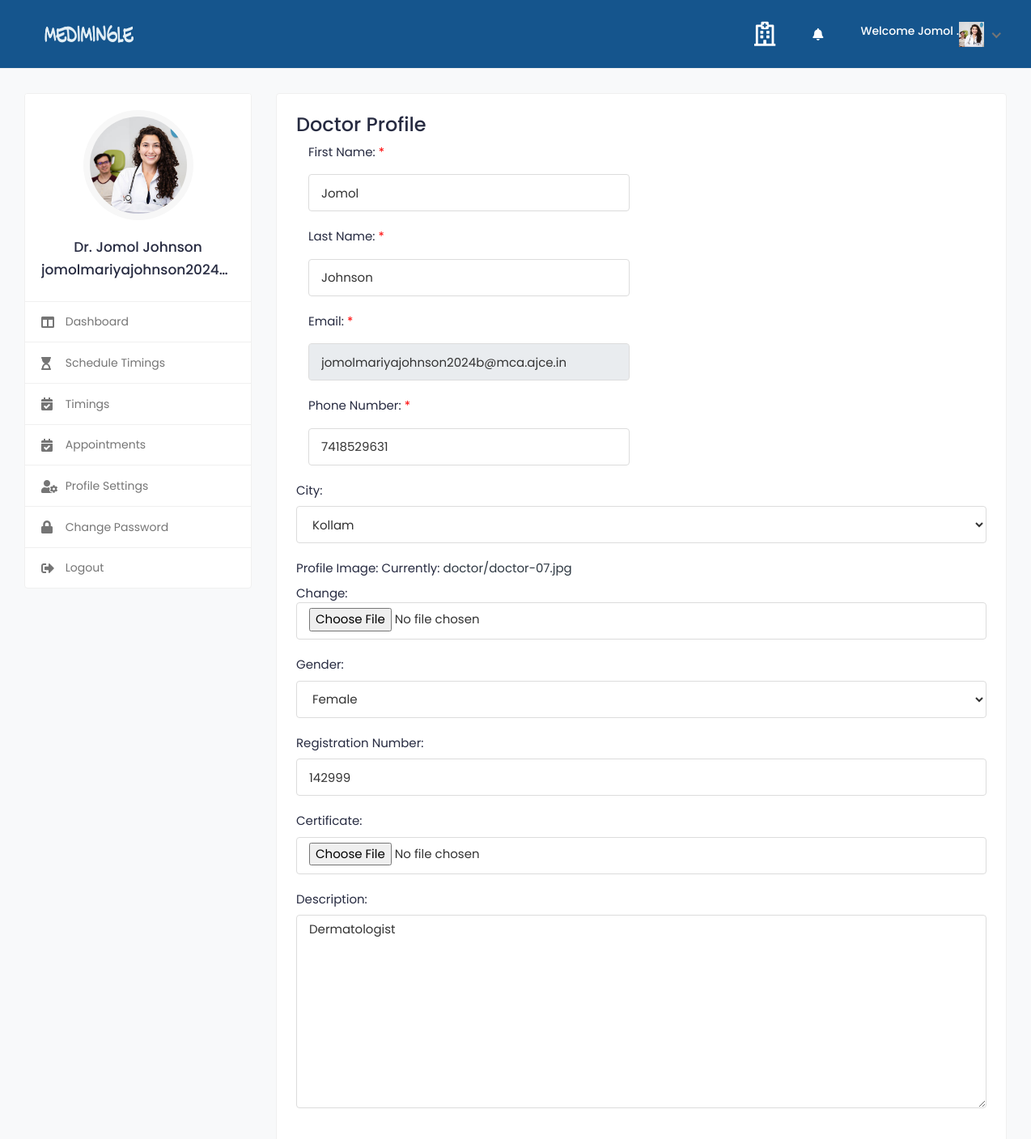
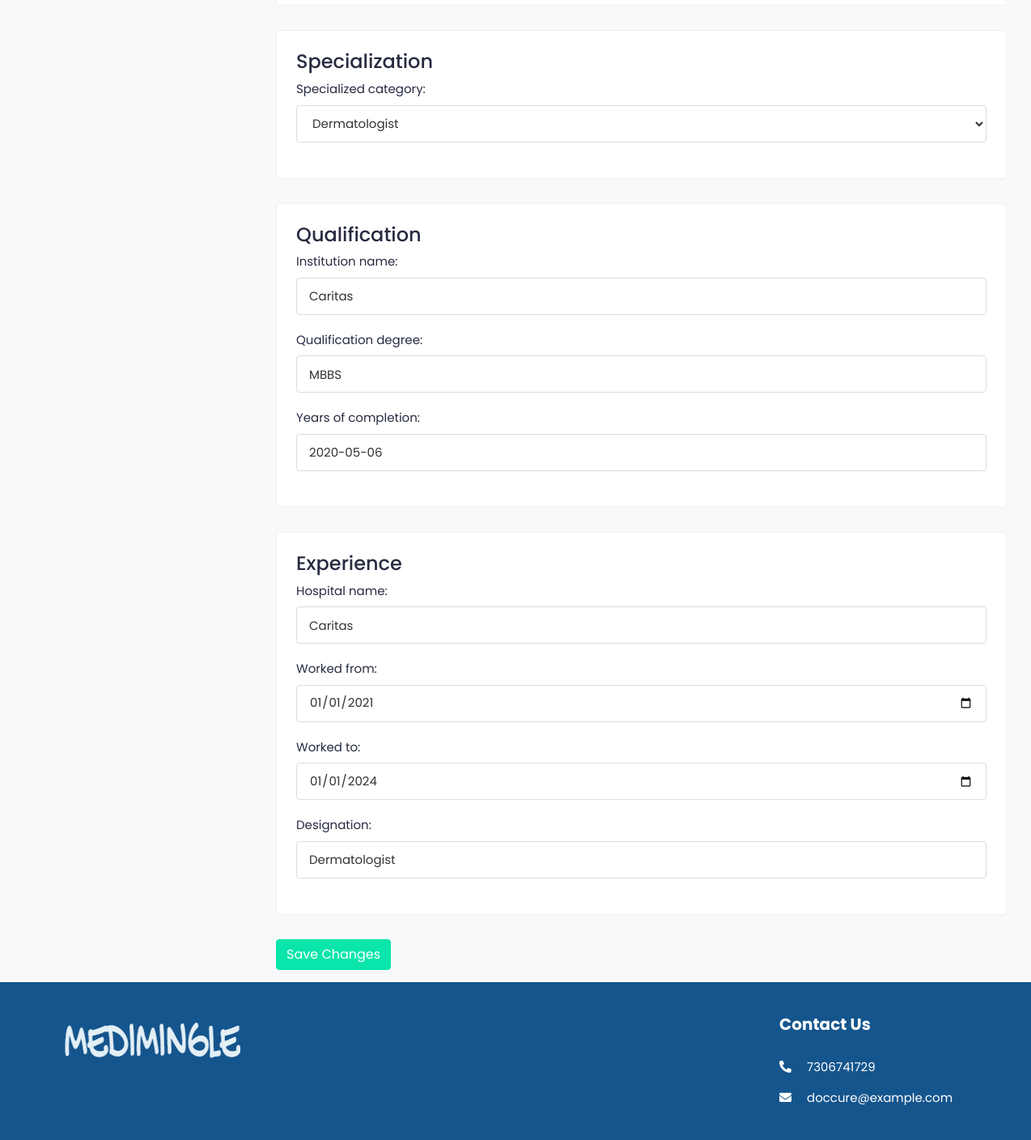
The page /doctor_profile_settings/ (signed in) on the database as committed earlier (2 pictures, top to bottom).
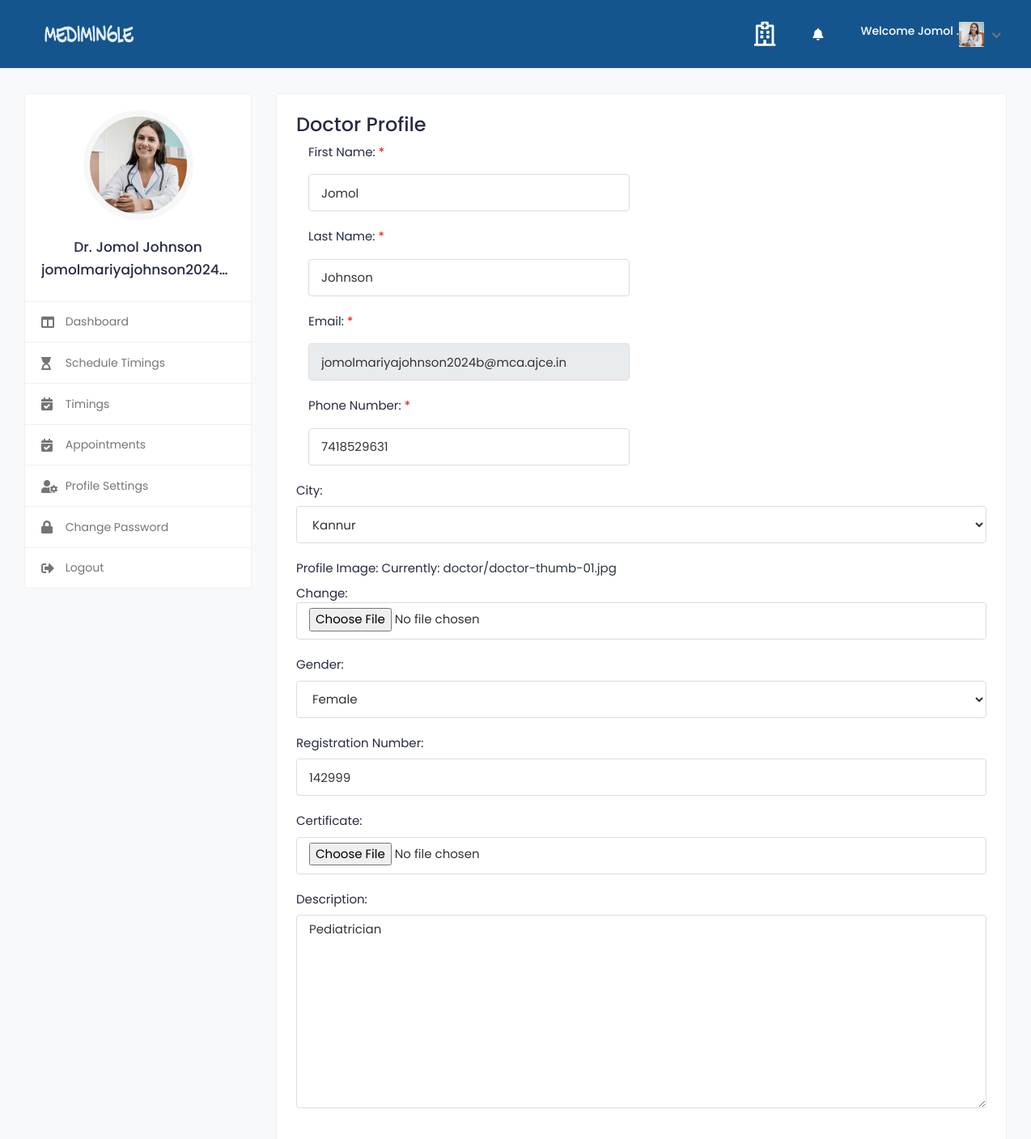
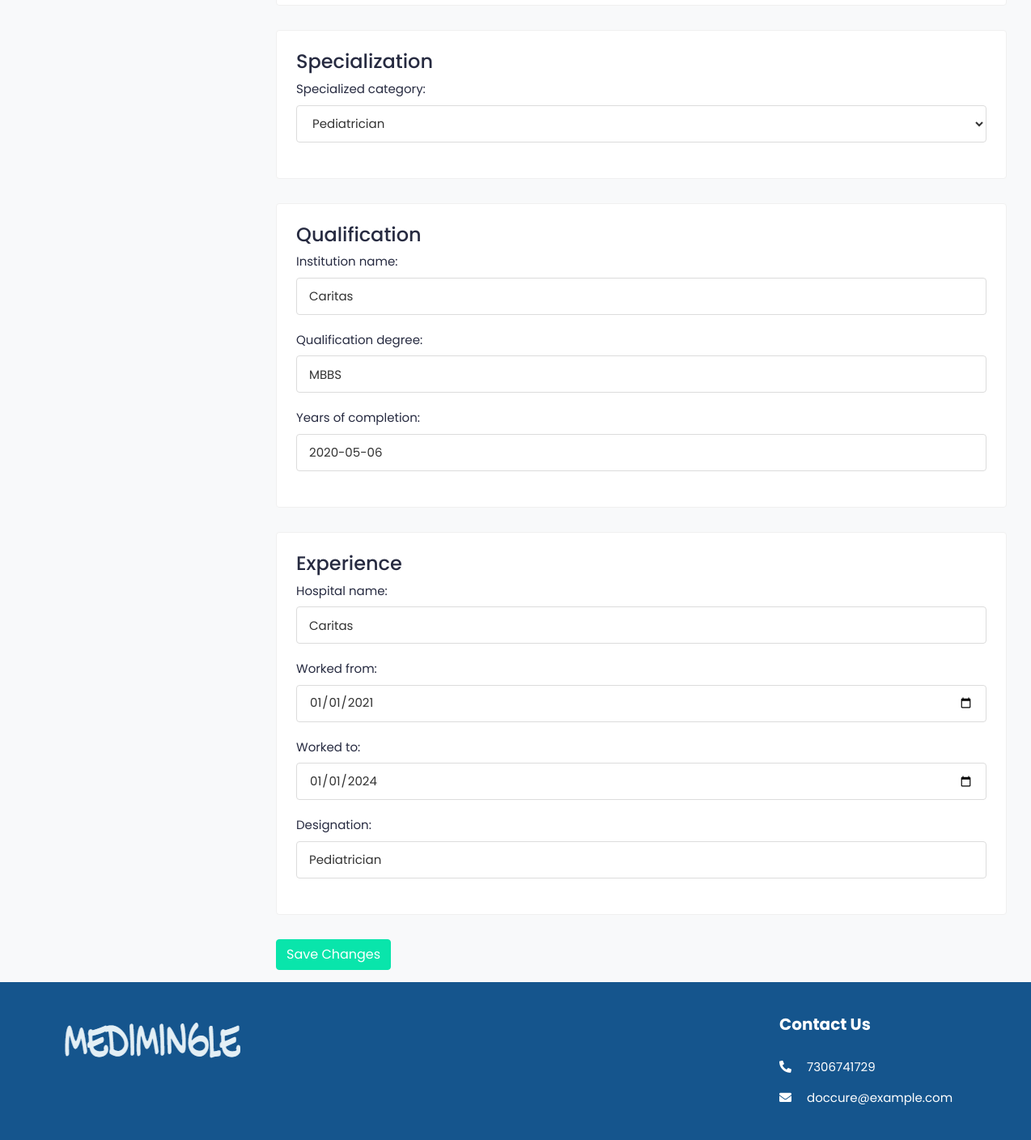
The same page on the database as committed later (2 pictures, top to bottom).
### medi/models.py (models this page shows, shortened)
class tbl_user(AbstractUser):
    email=models.EmailField(unique=True)
    phone_number=models.CharField(max_length=15, null=True)
    USER_TYPE_CHOICES = (
        ('patient', 'Patient'),('doctor', 'Doctor'),
    )
    user_type = models.CharField(
        max_length=10,
        choices=USER_TYPE_CHOICES,
        default='patient',
    )
    is_email_verified = models.BooleanField(default=False)
    email_verification_token = models.CharField(max_length=255, blank=True, null=True)
    status= models.BooleanField(default=False)

class Doctor(models.Model):
    user = models.OneToOneField(tbl_user, on_delete=models.CASCADE)
    city  = models.CharField(max_length=50,null=True,blank=True)
    profile_image = models.ImageField(upload_to='doctor/',default='default.png')
    gender = models.CharField(max_length=10, blank=True)
    description = models.TextField(blank=True)
    date_joined = models.DateTimeField(default=datetime.now, blank=True)
    consulting_fee = models.DecimalField(max_digits=10, decimal_places=2,blank=True,null=True)
    registration_number = models.CharField(max_length=50, null=True, blank=True)
    certificate = models.FileField(upload_to='certificates/', null=True, blank=True)

class DoctorSpecialization(models.Model):
    doctor = models.ForeignKey(Doctor, on_delete=models.CASCADE, null=True)
    specialized_category  = models.CharField(max_length=50, null=True)

class Experience(models.Model):
    hospital_name = models.CharField(max_length=50, null=True)
    worked_from = models.DateField(null=True)
    worked_to = models.DateField(null=True)
    designation = models.CharField(max_length=50, null=True)
    doctor = models.ForeignKey(Doctor, on_delete=models.CASCADE)

### medi/views.py (the view)
# urls.py: path('doctor_profile_settings/',views.doctor_profile_settings,name='doctor_profile_settings'),
@never_cache
@login_required(login_url='signin')
def doctor_profile_settings(request):
    user = request.user
    doctor, created = Doctor.objects.get_or_create(user=user)
    if request.method == 'POST':
        user_form = ProfileUpdateForm(request.POST, instance=user)
        doctor_form = DoctorForm(request.POST, request.FILES, instance=doctor)
        specialization_form = DoctorSpecializationForm(request.POST, instance=doctor.doctorspecialization_set.first())
        qualification_form = QualificationForm(request.POST, instance=doctor.qualification_set.first())
        experience_form = ExperienceForm(request.POST, instance=doctor.experience_set.first())
        if user_form.is_valid() and doctor_form.is_valid() and specialization_form.is_valid() and qualification_form.is_valid() and experience_form.is_valid():
            user_form.save()
            doctor = doctor_form.save(commit=False)
            doctor.user = user
            doctor.save()
            specialization = specialization_form.save(commit=False)
            specialization.doctor = doctor
            specialization.save()
            qualification = qualification_form.save(commit=False)
            qualification.doctor = doctor
            qualification.save()
            experience = experience_form.save(commit=False)
            experience.doctor = doctor
            experience.save()
            messages.success(request, "Profile Updated")
            return redirect('doctor_dashboard')
    else:
        user_form = ProfileUpdateForm(instance=user)
        doctor_form = DoctorForm(instance=doctor)
        specialization_form = DoctorSpecializationForm(instance=doctor.doctorspecialization_set.first())
        qualification_form = QualificationForm(instance=doctor.qualification_set.first())
        experience_form = ExperienceForm(instance=doctor.experience_set.first())
    return render(request, 'doctor_profile_settings.html', {'user_form': user_form, 'doctor_form': doctor_form, 'specialization_form': specialization_form, 'qualification_form': qualification_form, 'experience_form': experience_form})

### medi/forms.py
class ProfileUpdateForm(forms.ModelForm):
    email = forms.EmailField(widget=forms.TextInput(attrs={'readonly': 'readonly', 'class': 'form-control'}))
    first_name = forms.CharField(label='First Name', widget=forms.TextInput(attrs={'class': 'form-control', 'placeholder': 'First Name'}))
    last_name = forms.CharField(label='Last Name', widget=forms.TextInput(attrs={'class': 'form-control', 'placeholder': 'Last Name'}))
    phone_number = forms.CharField(label='Phone Number', widget=forms.TextInput(attrs={'class': 'form-control', 'placeholder': 'Phone Number'}))
    class Meta:
        model = tbl_user
        fields = ['first_name', 'last_name', 'email', 'phone_number']

### templates/doctor_profile_settings.html (shortened to what this page needs)
{% load static %}
{% include "includes/doc_header.html" %}
						<div class="col-md-7 col-lg-8 col-xl-9">
								<form method="post" enctype="multipart/form-data">
									<div class="card">
										<div class="card-body">
										<div class="user-profile-form">
											<h3>Doctor Profile</h3>
											{% for field in user_form %}
												<div class="form-group">
													<div class="col-md-6">
														<label>{{ field.label_tag }} <span class="text-danger">*</span></label>
														{{ field }}
													</div>
												</div>
										{% endfor %}
									</div>
									<div class="patient-profile-form">
										{% for field in doctor_form %}
											<div class="form-group">
												{{ field.label_tag }} {{ field }}
											</div>
										{% endfor %}
									</div>
								</div>
								</div>
									<div class="card">
										<div class="card-body">
									<div class="patient-profile-form">
										<h3>Specialization</h3>
										 {% for field in specialization_form %}
											<div class="form-group">
												{{ field.label_tag }} {{ field }}
											</div>
										{% endfor %}
									</div>
								</div>
									</div>
									<div class="card">
										<div class="card-body">
									<div class="patient-profile-form">
										<h3>Qualification</h3>
										{% for field in qualification_form %}
											<div class="form-group">
												{{ field.label_tag }} {{ field }}
											</div>
										{% endfor %}
									</div>
								</div>
								</div>
									<div class="card">
										<div class="card-body">
									<div class="patient-profile-form">
										<h3>Experience</h3>
										{% for field in experience_form %}
											<div class="form-group">
												{{ field.label_tag }} {{ field }}
											</div>
										{% endfor %}
									</div>
								</div>
								</div>
									<button type="submit" class="btn btn-primary submit-btn">Save Changes</button>
								</form>
							</div>
					</div>
				</div>
			</div>
			<footer class="footer">
				<div class="footer-top">
					<div class="container-fluid">
						<div class="row">
							<div class="col-lg-3 col-md-6">
								<div class="footer-widget footer-about">
									<div class="footer-logo">
										<img src="{% static '/assets/img/logo.png' %}" alt="logo">
									</div>
								</div>
							</div>
							<div class="col-lg-3 col-md-6">
							</div>
							<div class="col-lg-3 col-md-6">
							</div>
							<div class="col-lg-3 col-md-6">
								<div class="footer-widget footer-contact">
									<h2 class="footer-title">Contact Us</h2>
									<div class="footer-contact-info">
										<p>
											<i class="fas fa-phone-alt"></i>
											7306741729
										</p>
										<p class="mb-0">
											<i class="fas fa-envelope"></i>
											doccure@example.com
										</p>
									</div>
								</div>
							</div>
						</div>
					</div>
				</div>
						</div>
	</body>
</html>

### templates/includes/doc_header.html (shortened to what this page needs)
{% load static %}
<html lang="en">
<head>
		<link href="https://stackpath.bootstrapcdn.com/bootstrap/4.5.2/css/bootstrap.min.css" rel="stylesheet">
		<link rel="stylesheet" href="{% static '/assets/css/bootstrap.min.css' %}">
		<link rel="stylesheet" href="{% static '/assets/plugins/fontawesome/css/fontawesome.min.css' %}">
		<link rel="stylesheet" href="{% static '/assets/plugins/fontawesome/css/all.min.css' %}">
		<link rel="stylesheet" href="{% static '/assets/css/style.css' %}">
	</head>
	<body>
		<div class="main-wrapper">
			<header class="header">
				<nav class="navbar navbar-expand-lg header-nav">
					<div class="navbar-header">
						<a href="#" class="navbar-brand logo">
							<img src="{% static '/assets/img/logo.png' %}" class="img-fluid" alt="Logo">
						</a>
					</div>
					<ul class="nav header-navbar-rht">
						<li class="nav-item contact-item">
							<div class="header-contact-img">
								<i  style="color: white;" class="far fa-hospital"></i>
							</div>
						</li>
						<li class="nav-item dropdown noti-dropdown">
							<a href="#" class="dropdown-toggle nav-link" data-toggle="dropdown">
								<i class="fas fa-bell" style="color: white;"></i>
							</a>
						</li>
						<li class="nav-item dropdown has-arrow logged-item">
							<a href="#" class="dropdown-toggle nav-link" data-toggle="dropdown">
								<span class="user-img">
									<h6 style="color: white;">Welcome {{user.first_name}}  .</h6>
								</span>
								<span class="user-img">
									<img src="{{ user.doctor.profile_image.url }}" alt="Profile Image">
								</span>
							</a>
						</li>
					</ul>
				</nav>
			</header>
<div class="content">
	<div class="container-fluid">
		<div class="row">
			<div class="col-md-5 col-lg-4 col-xl-3 theiaStickySidebar">
	<div class="profile-sidebar">
		<div class="widget-profile pro-widget-content">
			<div class="profile-info-widget">
				<a href="#" class="booking-doc-img">
					{% if doctor.profile_image %}
						<img src="{{ user.doctor.profile_image.url }}" alt="User Image">
					{% else %}
						<img src="{{ user.doctor.profile_image.url }}" alt="User Image">
					{% endif %}
				</a>
				<div class="profile-det-info">
					<h3>Dr. {{user.first_name}} {{ user.last_name }}</h3>
					<h3>{{user.email}}</h3>
				</div>
			</div>
		</div>
    <div class="dashboard-widget">
        <nav class="dashboard-menu">
            <ul>
                <li>
					<a href="{% url 'doctor_dashboard' %}">
						<i class="fas fa-columns"></i>
						<span>Dashboard</span>
					</a>
				</li>
				<li>
					<a href="{% url 'schedule_timings' %}">
						<i class="fas fa-hourglass-start"></i>
						<span>Schedule Timings</span>
					</a>
				</li>
				<li>
					<a href="{% url 'view_slot' %}">
						<i class="fas fa-calendar-check"></i>
						<span>Timings</span>
					</a>
				</li>
				<li>
					<a href="{% url 'doctor_dashboard' %}">
						<i class="fas fa-calendar-check"></i>
						<span>Appointments</span>
					</a>
				</li>
				<li>
					<a href="{% url 'doctor_profile_settings' %}">
						<i class="fas fa-user-cog"></i>
						<span>Profile Settings</span>
					</a>
				</li>
                <li>
					<a href="{% url 'doctor_change_password' %}">
						<i class="fas fa-lock"></i>
						<span>Change Password</span>
					</a>
				</li>
				<li>
					<a href="{% url 'logout' %}">
						<i class="fas fa-sign-out-alt"></i>
						<span>Logout</span>
					</a>
				</li>
            </ul>
        </nav>
    </div>
</div>
        </div>

Rows that differ between the two databases and show on the page:
changed tbl_user "Jomol": doctor.profile_image: a different picture
changed Doctor "Female": city "Kollam" → "Kannur"; description "Dermatologist" → "Pediatrician"
changed DoctorSpecialization: specialized_category "Dermatologist" → "Pediatrician"
changed Experience "Caritas": designation "Dermatologist" → "Pediatrician"
Other text that changed with them:
text no longer shown: "Currently: doctor/doctor-07.jpg Change:"
text now shown: "Currently: doctor/doctor-thumb-01.jpg Change:"
